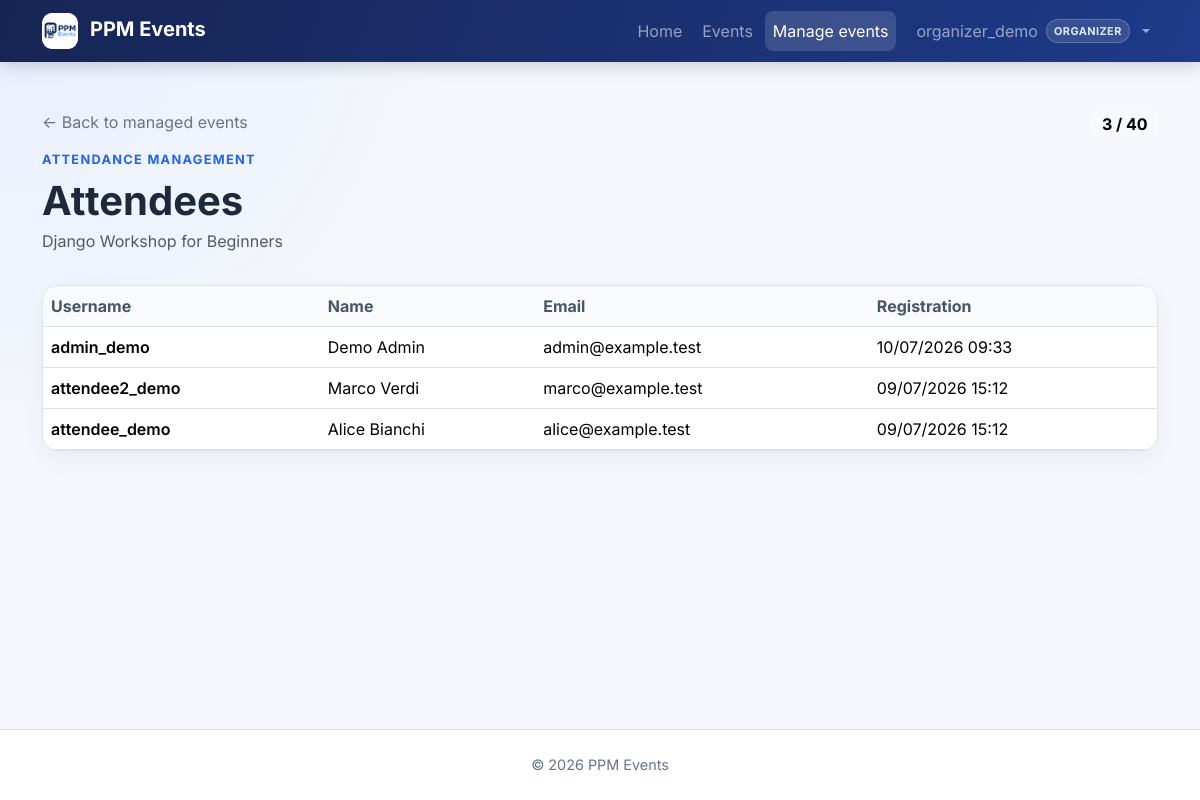
/events/43/attendees/ (signed in), run on an earlier commit of the app's database.
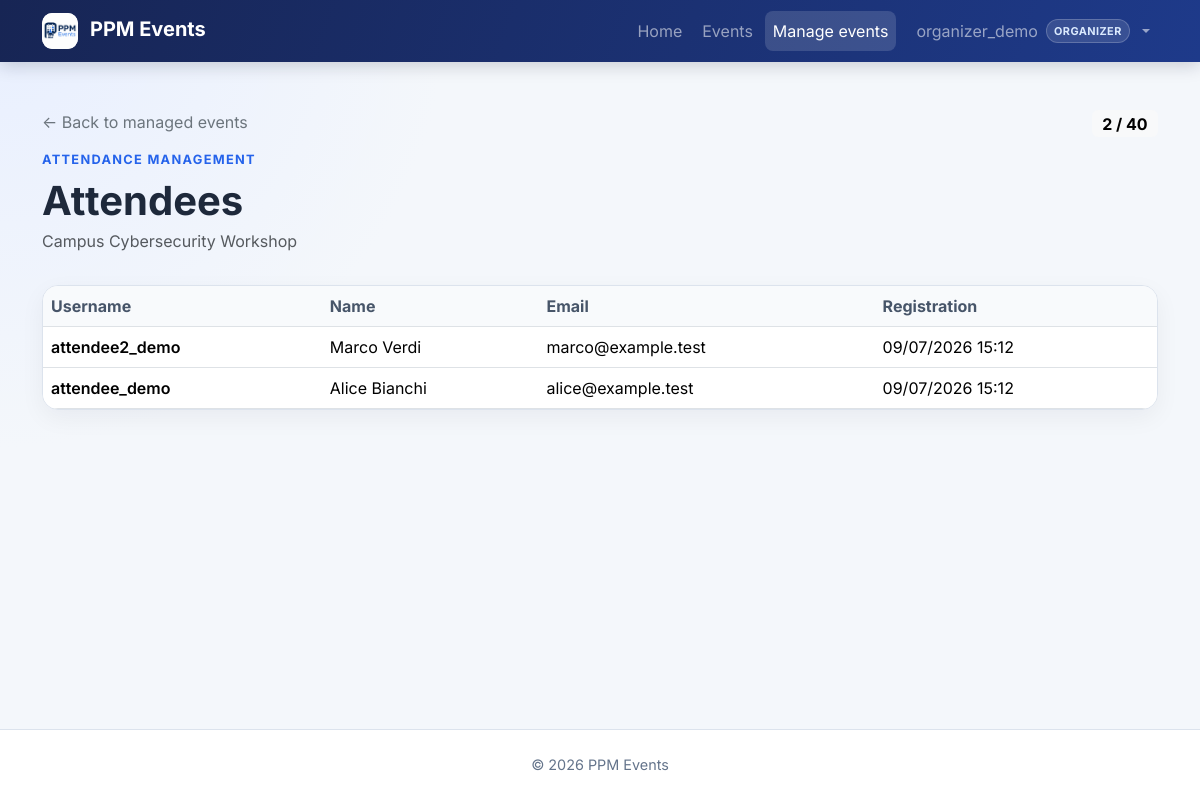
And on a later commit of the database.
### events/models.py (models this page shows, shortened)
class Event(models.Model):
    class Status(models.TextChoices):
        DRAFT = "draft", "Draft"
        PUBLISHED = "published", "Published"
        CANCELLED = "cancelled", "Cancelled"
    organizer = models.ForeignKey(
        settings.AUTH_USER_MODEL,
        on_delete=models.CASCADE,
        related_name="organized_events",
    )
    category = models.ForeignKey(
        Category,
        on_delete=models.PROTECT,
        related_name="events",
        null=True,
        blank=True,
    )
    title = models.CharField(max_length=200)
    description = models.TextField()
    image = models.ImageField(
        upload_to="event_images/%Y/%m/",
        blank=True,
        validators=[
            FileExtensionValidator(
                allowed_extensions=ALLOWED_EVENT_IMAGE_EXTENSIONS
            ),
            validate_event_image_size,
        ],
    )
    starts_at = models.DateTimeField()
    ends_at = models.DateTimeField()
    location = models.CharField(max_length=255)
    capacity = models.PositiveIntegerField(
        validators=[MinValueValidator(1)],
    )
    status = models.CharField(
        max_length=20,
        choices=Status.choices,
        default=Status.DRAFT,
    )
    created_at = models.DateTimeField(auto_now_add=True)
    updated_at = models.DateTimeField(auto_now=True)
    objects = EventQuerySet.as_manager()
    class Meta:
        ordering = ["starts_at", "title"]
        constraints = [
            models.CheckConstraint(
                condition=Q(capacity__gte=1),
                name="event_capacity_at_least_one",
            ),
            models.CheckConstraint(
                condition=Q(ends_at__gt=F("starts_at")),
                name="event_ends_after_start",
            ),
        ]
        indexes = [
            models.Index(fields=["status", "starts_at"]),
            models.Index(fields=["organizer", "starts_at"]),
        ]

class Registration(models.Model):
    event = models.ForeignKey(
        Event,
        on_delete=models.CASCADE,
        related_name="registrations",
    )
    attendee = models.ForeignKey(
        settings.AUTH_USER_MODEL,
        on_delete=models.CASCADE,
        related_name="event_registrations",
    )
    created_at = models.DateTimeField(auto_now_add=True)
    class Meta:
        ordering = ["-created_at"]
        constraints = [
            models.UniqueConstraint(
                fields=["event", "attendee"],
                name="unique_event_attendee_registration",
            ),
        ]
        indexes = [
            models.Index(fields=["event", "created_at"]),
            models.Index(fields=["attendee", "created_at"]),
        ]

### events/views.py (the view)
class EventAttendeeListView(EventOwnerRequiredMixin, DetailView):
    model = Event
    template_name = "events/event_attendee_list.html"
    context_object_name = "event"
    ownership_denied_message = (
        "You cannot view attendees for events created by other organizers."
    )
    def get_queryset(self):
        queryset = Event.objects.all()
        if not self.request.user.is_staff:
            queryset = queryset.filter(organizer=self.request.user)
        return queryset.prefetch_related("registrations__attendee")
    def get_context_data(self, **kwargs):
        context = super().get_context_data(**kwargs)
        context["registrations"] = self.object.registrations.all()
        return context

### accounts/context_processors.py (called while the page is built)
def roles(request):
    return {
        "user_is_attendee": is_attendee(request.user),
        "user_is_organizer": is_organizer(request.user),
    }

### accounts/roles.py (called while the page is built)
def get_user_roles(user):
    if not user.is_authenticated:
        return frozenset()
    if not hasattr(user, "_ppm_role_names"):
        user._ppm_role_names = frozenset(
            user.groups.values_list("name", flat=True)
        )
    return user._ppm_role_names

def user_has_role(user, role):
    return role.value in get_user_roles(user)

def is_attendee(user):
    return (
        user_has_role(user, Role.ATTENDEE)
        or user_has_role(user, Role.ORGANIZER)
        or is_admin(user)
    )

def is_organizer(user):
    return user_has_role(user, Role.ORGANIZER) or is_admin(user)

### events/views.py (called while the page is built)
    def dispatch(self, request, *args, **kwargs):
        if request.user.is_authenticated and not is_organizer(request.user):
            messages.error(
                request,
                "This section is reserved for organizers.",
            )
            return redirect(self.permission_denied_url)
        return super().dispatch(request, *args, **kwargs)

### templates/events/event_attendee_list.html (shortened to what this page needs)
{% extends "base.html" %}
{% block content %}
<header class="page-header d-flex flex-column flex-sm-row justify-content-between align-items-start gap-3">
    <div>
        <a class="link-secondary text-decoration-none" href="{% url 'events:my_events' %}">
            &larr; Back to managed events
        </a>
        <p class="page-kicker mt-3 mb-2">Attendance management</p>
        <h1 class="display-6 fw-bold mb-1">Attendees</h1>
        <p class="text-body-secondary mb-0">{{ event.title }}</p>
    </div>
    <span class="badge {% if registrations|length >= event.capacity %}text-bg-warning{% else %}text-bg-light{% endif %} fs-6 flex-shrink-0">
        {{ registrations|length }} / {{ event.capacity }}
    </span>
</header>
{% if registrations %}
    <div class="table-card table-responsive">
        <table class="table table-hover align-middle">
            <thead>
                <tr>
                    <th scope="col">Username</th>
                    <th scope="col">Name</th>
                    <th scope="col">Email</th>
                    <th scope="col">Registration</th>
                </tr>
            </thead>
            <tbody>
                {% for registration in registrations %}
                    <tr>
                        <td class="fw-semibold attendee-username">
                            {{ registration.attendee.get_username }}
                        </td>
                        <td>
                            {{ registration.attendee.get_full_name|default:"-" }}
                        </td>
                        <td>{{ registration.attendee.email|default:"-" }}</td>
                        <td>
                            {{ registration.created_at|date:"d/m/Y H:i" }}
                        </td>
                    </tr>
                {% endfor %}
            </tbody>
        </table>
    </div>
{% else %}
    {% include "includes/empty_state.html" with title="No attendees" description="This event has no attendees yet. New registrations will appear here." %}
{% endif %}
{% endblock %}

What changed in the data, as far as the page shows it:
removed Registration: attendee.get_username "admin_demo", attendee.get_full_name "Demo Admin", attendee.email "admin@example.test", created_at "10/07/2026 09:33"
changed Event: title "Django Workshop for Beginners" → "Campus Cybersecurity Workshop"
Also different on the page:
{{ registrations|length }}: "3" → "2"
